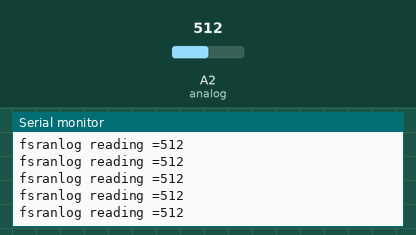
A sketch run on a simulated Arduino Uno, built with avr-gcc and run on an emulated ATmega328P. On the bench: the last lines printed to the serial monitor. The inputs (shaded band) are chosen by the test bench; at power-on: A2 (analog) = 512.

Above: at 1.2 s.
1.3 s: A2 (analog) set to 716
At 1.31 s:
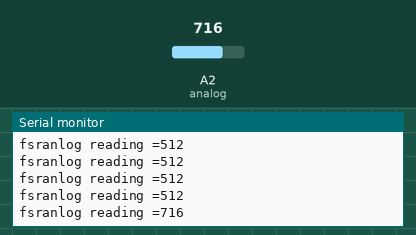
2.8 s: A2 (analog) set to 900
At 2.82 s:
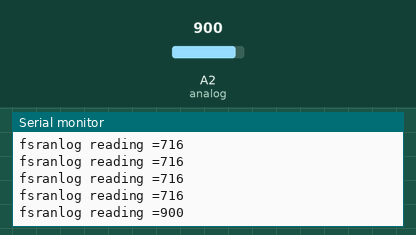
Timing chart, 0 to 5.8 s (numbered marks = the images above; inputs shaded):
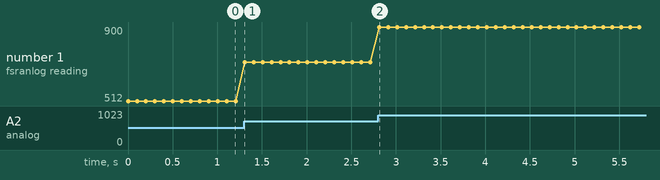

The sketch:

fsr.ino
```cpp
int analog=2;  // pwm [pin
int fsr_reading;   //75 to 250


void setup() {
  Serial.begin(9600);


}

void loop() {

    fsr_reading= analogRead(analog);
    Serial.print("fsranlog reading =");
    Serial.println(fsr_reading);
  delay(100);

}
```

Measured:
- after the input at 1.3 s, the serial monitor: prints a new line at once (image 1)
- after the input at 2.8 s, the serial monitor: prints a new line at once (image 2)
- plotted number 1: 512 → 716 after the input at 1.3 s, 716 → 900 after the input at 2.8 s
